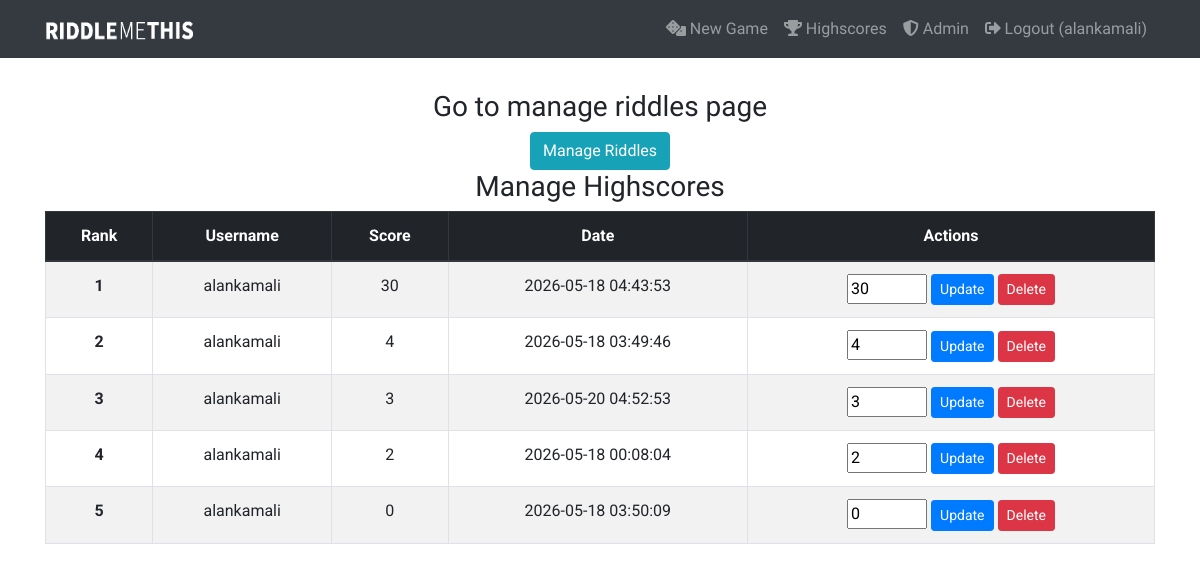
Page /admin (signed in) on the earlier database version.
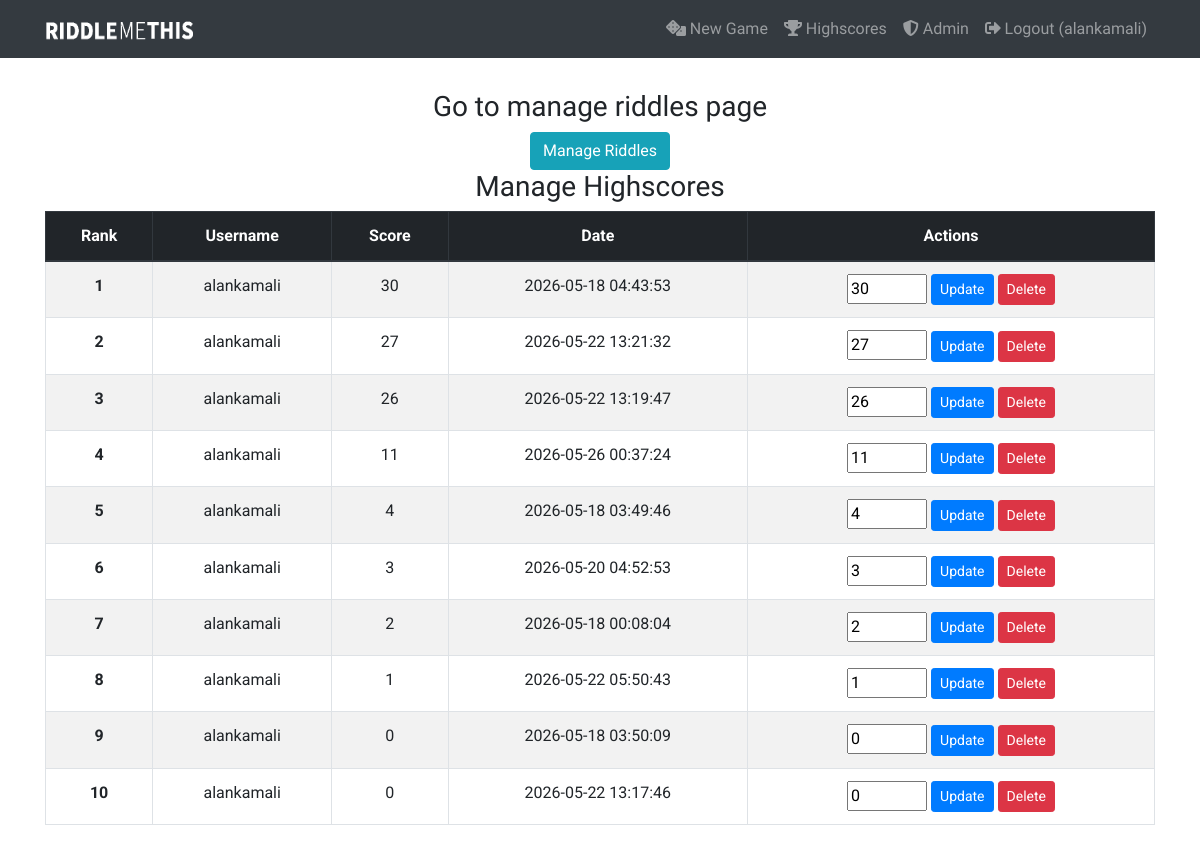
Same page on the later database version.
### tables this page shows
CREATE TABLE users (
            id          INTEGER PRIMARY KEY AUTOINCREMENT,
            github_id   TEXT    UNIQUE NOT NULL,
            username    TEXT    NOT NULL,
            email       TEXT,
            role        TEXT    NOT NULL DEFAULT 'user',
            created_at  TIMESTAMP DEFAULT CURRENT_TIMESTAMP
        );

CREATE TABLE highscores (
            id          INTEGER PRIMARY KEY AUTOINCREMENT,
            user_id     INTEGER NOT NULL REFERENCES users(id) ON DELETE CASCADE,
            score       INTEGER NOT NULL,
            created_at  TIMESTAMP DEFAULT CURRENT_TIMESTAMP
        );

### run.py (the view)
@app.route("/admin")
@login_required
def admin():
    if not current_user.is_admin:
        abort(403)
    rows = database.get_highscores()
    return render_template("admin.html", highscores=rows)

### db.py (called while the page is built)
def get_db():
    from flask import g
    if "db" not in g:
        g.db = sqlite3.connect(DB_PATH)
        g.db.row_factory = sqlite3.Row
    return g.db

def get_highscores():
    db = get_db()
    return db.execute("""
        SELECT h.id, u.username, h.score, h.created_at
        FROM highscores h
        JOIN users u ON h.user_id = u.id
        ORDER BY h.score DESC
    """).fetchall()

### run.py (called while the page is built)
@login_manager.user_loader
def load_user(user_id):
    row = database.get_db().execute(
        "SELECT * FROM users WHERE id = ?", (user_id,)
    ).fetchone()
    if row is None:
        app.logger.warning(f"no user with userId: {user_id}")
        return None
    return User(row["id"], row["github_id"], row["username"], row["email"], row["role"])

    @property
    def is_admin(self):
        return self.role == "admin"

### templates/admin.html (shortened to what this page needs)
{% extends 'base.html' %} {% block content %}
<div class="container base-content">
    <div class="row">
        <div class="col text-center">
            <br>
            <h3 class="text-center"> Go to manage riddles page </h3>
            <a href="{{ url_for('admin_riddles') }}" class="btn btn-info text-center ">Manage Riddles</a>
            <h3 class="text-center">Manage Highscores</h3>
            <table class="table table-striped table-bordered table-hover">
                <thead class="thead-dark">
                    <tr>
                        <th>Rank</th>
                        <th>Username</th>
                        <th>Score</th>
                        <th>Date</th>
                        <th>Actions</th>
                    </tr>
                </thead>
                <tbody>
                    {% for entry in highscores %}
                    <tr>
                        <th scope="row">{{ loop.index }}</th>
                        <td>{{ entry['username'] }}</td>
                        <td>{{ entry['score'] }}</td>
                        <td>{{ entry['created_at'] }}</td>
                        <td>
                            <form method="POST" action="{{ url_for('admin_edit_highscore', entry_id=entry['id']) }}" style="display:inline;">
                                <input type="number" name="score" value="{{ entry['score'] }}" style="width:80px;" min="0">
                                <button type="submit" class="btn btn-sm btn-primary">Update</button>
                            </form>
                            <form method="POST" action="{{ url_for('admin_delete_highscore', entry_id=entry['id']) }}" style="display:inline;" onsubmit="return confirm('Delete this entry?');">
                                <button type="submit" class="btn btn-sm btn-danger">Delete</button>
                            </form>
                        </td>
                    </tr>
                    {% endfor %}
                </tbody>
            </table>
        </div>
    </div>
</div>
{% endblock %}

### templates/base.html (shortened to what this page needs)
<!DOCTYPE html>
<html lang="en">
<head>
  <link href="{{ url_for('static', filename='vendor/bootstrap/css/bootstrap.min.css') }}" rel="stylesheet">
  <link rel="stylesheet" href="https://use.fontawesome.com/releases/v5.1.0/css/all.css">
  <link rel="stylesheet" href="https://cdnjs.cloudflare.com/ajax/libs/hover.css/2.3.1/css/hover-min.css" />
  <link href="{{ url_for('static', filename='custom/css/styles.css') }}" rel="stylesheet">
</head>
<body>
  <nav class="navbar navbar-expand-lg navbar-dark bg-dark fixed-top">
    <div class="container">
      <a class="navbar-brand hvr-grow" href="{{ url_for('index') }}">
          <img src="../static/img/logo_white.png" width="150" height="30" alt="">
        </a>
      <div class="collapse navbar-collapse" id="navbarResponsive">
        <ul class="navbar-nav ml-auto">
          <li class="nav-item hvr-grow">
            <a class="nav-link" href="{{ url_for('index') }}"><i class="fas fa-dice"></i> New Game</a>
          </li>
          <li class="nav-item hvr-grow">
            <a class="nav-link" href="{{ url_for('highscores') }}"><i class="fas fa-trophy"></i> Highscores</a>
          </li>
          {% if current_user.is_authenticated %}
            {% if current_user.is_admin %}
            <li class="nav-item hvr-grow">
              <a class="nav-link" href="{{ url_for('admin') }}"><i class="fas fa-shield-alt"></i> Admin</a>
            </li>
            {% endif %}
            <li class="nav-item hvr-grow">
              <form method="POST" action="{{ url_for('logout') }}" style="display:contents">
                <button type="submit" class="nav-link" style="background:none;border:none;cursor:pointer;">
                  <i class="fas fa-sign-out-alt"></i> Logout ({{ current_user.username }})
                </button>
              </form>
            </li>
          {% else %}
            <li class="nav-item hvr-grow">
              <a class="nav-link" href="{{ url_for('github.login') }}"><i class="fab fa-github"></i> Login with GitHub</a>
            </li>
          {% endif %}
        </ul>
      </div>
    </div>
  </nav>
  {% block content %} {% endblock %}
</body>
</html>

### static/custom/css/styles.css (style rules this page uses)
body { font-family: 'Roboto', serif; padding-top: 64px; min-height: 100%; }
html { height: 100%; }
.base-content { max-width: 1024; }
ul { list-style: none; padding: 0; margin: 0; }
.riddle, h3, h4 { font-family: 'Josefin Sans', sans-serif; }
.nav-item { font-family: 'Oswald', sans-serif; }
@media (min-width: 992px) { body { padding-top: 66px; } }

Differences in the rows shown:
added highscores: username "alankamali", score "27", created_at "2026-05-22 13:21:32"
added highscores: username "alankamali", score "26", created_at "2026-05-22 13:19:47"
added highscores: username "alankamali", score "11", created_at "2026-05-26 00:37:24"
added highscores: username "alankamali", score "1", created_at "2026-05-22 05:50:43"
added highscores: username "alankamali", score "0", created_at "2026-05-22 13:17:46"
